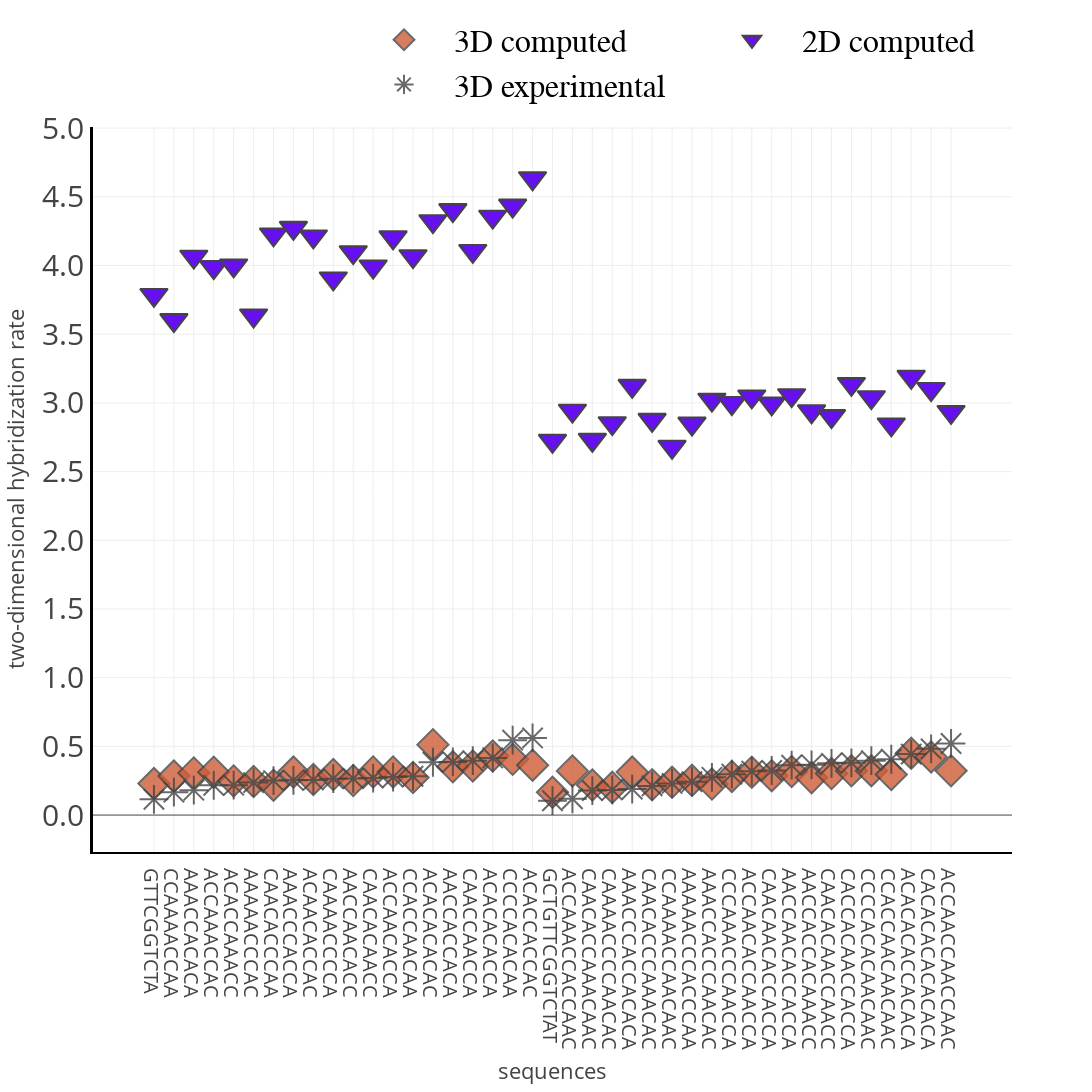

The code cell stored with this chart in its notebook:
### Code cell
trace1 = go.Scatter(
    x = data['sequences'], # My list of values for 'x'
    y = data['computational']*1e-7,
    # marker = dict(color = 'white'),
    mode = 'markers',
    marker_symbol=6,
    name = '2D computed    ',
    marker=dict(color='#6610F2'))

trace2 = go.Scatter(
    x = data3['sequences'],
    y = data3['computational']*1e-7,
    mode = 'markers',
    marker_symbol = 'diamond',
    name = '3D computed    ',
    marker=dict(color='#CF5C36',opacity=0.80)
)
trace3 = go.Scatter(
    x = data3['sequences'],
    y = data3['experimental']*1e-7,
    mode = 'markers',
    marker_symbol = 35,
    name = '3D experimental    ',
    marker=dict(color='#9BC53D',opacity=0.80)
)
layout = go.Layout(
    template='presentation',
    xaxis_title='sequences',
    yaxis_title='two-dimensional hybridization rate',
    width = 1200,
    height = 1200,
    xaxis = dict(tickmode='linear',
                dtick=1,
                automargin=True,
                linecolor='black',
                linewidth=2),
    yaxis = dict(tickmode = 'linear',
                nticks=10,
                tick0=1,
                dtick=0.5,
                tickformat=".1f",
                linecolor='black',
                automargin=True,
                linewidth=3,
                minor=dict(dtick=3,tick0=0)),
    legend = dict(
            # itemsizing='constant',
            itemwidth = 90,
            font = dict(family='Courier',
            size=32,
            color='black')))

dati = [trace2, trace1, trace3]
fig = go.Figure(data = dati, layout = layout)

fig.update_yaxes(exponentformat="e")

fig.update_layout(legend=dict(
    orientation="h",
    yanchor="bottom",
    y=1.02,
    xanchor="right",
    x=1
))

fig.update_layout(
yaxis = dict(
tickfont = dict(size=30)),
xaxis = dict(
tickfont = dict(size=20)))

fig.update_traces(marker=dict(size=24,
                              line=dict(width=2
                              )))

fig.show()

### Figure 1 — Plotly figure (JSON) as saved in the notebook; plotly's stock layout.template omitted (floating-point values rounded to 4 significant figures)
{"data": [{"marker": {"color": "#CF5C36", "line": {"width": 2}, "opacity": 0.8, "size": 24, "symbol": "diamond"}, "mode": "markers", "name": "3D computed    ", "type": "scatter", "x": ["GTTCGGTCTA", "CCAAAACCAA", "AAACCACACA", "ACCAAACCAC", "ACACCAAACC", "AAAAACCCAC", "CAACACCCAA", "AAACCCACCA", "ACAACACCAC", "CAAAACCCCA", "AACCAACACC", "CAACACAACC", "ACCAACACCA", "CCACCAACAA", "ACACACACAC", "AACCACCACA", "CAACCAACCA", "ACACACACCA", "CCCCACACAA", "ACACCACCAC", "GCTGTTCGGTCTAT", "ACCAAACCACCAAC", "CAACACCAAACAAC", "CAAAACCCCAACAC", "AAACCCACCACACA", "CAACACCCAAACAC", "CCAAAACCAACAAC", "AAAAACCCACCCAA", "AAACCACCCAACAC", "CCCAAACCCAACCA", "ACCAACACCAACCA", "CAACAACACCACCA", "AACCAACACCACCA", "AACCACCACAAACC", "CAACACAACCAACC", "CACCACAACCACCA", "CCCCACACAACAAC", "CCACCAACAACAAC", "ACACACACCACACA", "CACACACACACACA", "ACCAACCAACCAAC"], "y": [0.2293, 0.2838, 0.307, 0.3121, 0.2486, 0.2446, 0.2172, 0.3131, 0.2593, 0.2952, 0.2514, 0.3134, 0.3138, 0.2735, 0.5124, 0.3513, 0.3577, 0.4294, 0.4057, 0.3627, 0.1665, 0.3215, 0.2184, 0.2016, 0.3126, 0.2214, 0.2386, 0.2525, 0.2254, 0.2811, 0.3122, 0.2866, 0.3173, 0.2725, 0.3024, 0.322, 0.3227, 0.2949, 0.4505, 0.4235, 0.3226]}, {"marker": {"color": "#6610F2", "line": {"width": 2}, "size": 24, "symbol": 6}, "mode": "markers", "name": "2D computed    ", "type": "scatter", "x": ["GTTCGGTCTA", "CCAAAACCAA", "AAACCACACA", "ACCAAACCAC", "ACACCAAACC", "AAAAACCCAC", "CAACACCCAA", "AAACCCACCA", "ACAACACCAC", "CAAAACCCCA", "AACCAACACC", "CAACACAACC", "ACCAACACCA", "CCACCAACAA", "ACACACACAC", "AACCACCACA", "CAACCAACCA", "ACACACACCA", "CCCCACACAA", "ACACCACCAC", "GCTGTTCGGTCTAT", "ACCAAACCACCAAC", "CAACACCAAACAAC", "CAAAACCCCAACAC", "AAACCCACCACACA", "CAACACCCAAACAC", "CCAAAACCAACAAC", "AAAAACCCACCCAA", "AAACCACCCAACAC", "CCCAAACCCAACCA", "ACCAACACCAACCA", "CAACAACACCACCA", "AACCAACACCACCA", "AACCACCACAAACC", "CAACACAACCAACC", "CACCACAACCACCA", "CCCCACACAACAAC", "CCACCAACAACAAC", "ACACACACCACACA", "CACACACACACACA", "ACCAACCAACCAAC"], "y": [3.786, 3.603, 4.064, 3.989, 4.0, 3.636, 4.226, 4.274, 4.211, 3.906, 4.096, 3.993, 4.205, 4.068, 4.322, 4.403, 4.106, 4.355, 4.436, 4.635, 2.724, 2.943, 2.731, 2.853, 3.124, 2.877, 2.68, 2.85, 3.023, 2.999, 3.047, 2.996, 3.056, 2.938, 2.904, 3.138, 3.041, 2.843, 3.19, 3.1, 2.934]}, {"marker": {"color": "#9BC53D", "line": {"width": 2}, "opacity": 0.8, "size": 24, "symbol": 35}, "mode": "markers", "name": "3D experimental    ", "type": "scatter", "x": ["GTTCGGTCTA", "CCAAAACCAA", "AAACCACACA", "ACCAAACCAC", "ACACCAAACC", "AAAAACCCAC", "CAACACCCAA", "AAACCCACCA", "ACAACACCAC", "CAAAACCCCA", "AACCAACACC", "CAACACAACC", "ACCAACACCA", "CCACCAACAA", "ACACACACAC", "AACCACCACA", "CAACCAACCA", "ACACACACCA", "CCCCACACAA", "ACACCACCAC", "GCTGTTCGGTCTAT", "ACCAAACCACCAAC", "CAACACCAAACAAC", "CAAAACCCCAACAC", "AAACCCACCACACA", "CAACACCCAAACAC", "CCAAAACCAACAAC", "AAAAACCCACCCAA", "AAACCACCCAACAC", "CCCAAACCCAACCA", "ACCAACACCAACCA", "CAACAACACCACCA", "AACCAACACCACCA", "AACCACCACAAACC", "CAACACAACCAACC", "CACCACAACCACCA", "CCCCACACAACAAC", "CCACCAACAACAAC", "ACACACACCACACA", "CACACACACACACA", "ACCAACCAACCAAC"], "y": [0.1146, 0.1668, 0.1809, 0.2168, 0.2179, 0.2365, 0.2512, 0.2527, 0.2559, 0.2652, 0.2656, 0.2696, 0.2766, 0.2825, 0.3844, 0.3866, 0.3961, 0.4159, 0.5449, 0.5613, 0.1042, 0.1187, 0.178, 0.1831, 0.1892, 0.2125, 0.2304, 0.2433, 0.2746, 0.2976, 0.3187, 0.3242, 0.363, 0.366, 0.3763, 0.3805, 0.3962, 0.4062, 0.4442, 0.4818, 0.5208]}], "layout": {"height": 1200, "legend": {"font": {"color": "black", "family": "Courier", "size": 32}, "itemwidth": 90, "orientation": "h", "x": 1, "xanchor": "right", "y": 1.02, "yanchor": "bottom"}, "width": 1200, "xaxis": {"automargin": true, "dtick": 1, "linecolor": "black", "linewidth": 2, "tickfont": {"size": 20}, "tickmode": "linear", "title": {"text": "sequences"}}, "yaxis": {"automargin": true, "dtick": 0.5, "exponentformat": "e", "linecolor": "black", "linewidth": 3, "minor": {"dtick": 3, "tick0": 0}, "nticks": 10, "tick0": 1, "tickfont": {"size": 30}, "tickformat": ".1f", "tickmode": "linear", "title": {"text": "two-dimensional hybridization rate"}}}}
